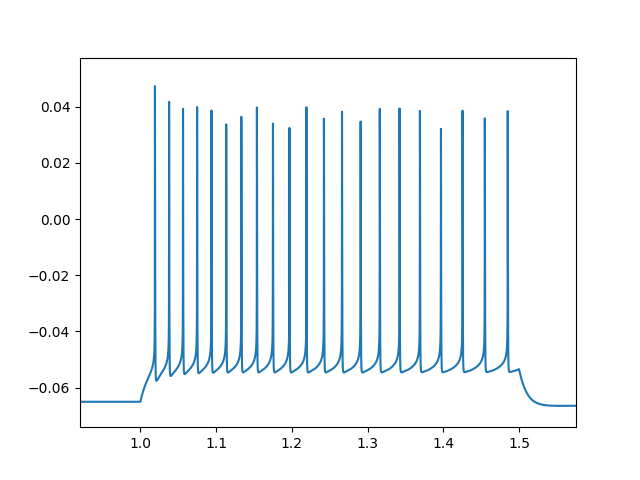

Recreate this plot in Python.
import numpy as np
import matplotlib.pyplot as plt
import MOOSEModel_18 as mm
import moose
import featuresv29_nonallen as fts
import scipy
import pandas as pd
import scipy.interpolate as sciip
from pprint import pprint
from allensdk.ephys.ephys_extractor import EphysSweepFeatureExtractor

Modeltemp = {
    "Parameters": {
        "notes": "",
        "Morphology": {"sm_len": 6.73077545020806e-05, "sm_diam": 6.73077545020806e-05},
        "Passive": {
            "Cm": 1.19e-10,
            "Rm": 609705941.9371204,
            "Em": 0.06022479405782892,
        },
        "Channels": {
            "Na_Chan": {
                "Gbar": 0.00012480475550619003*1.5*0.6,
                "Erev": 0.06,
                "Kinetics": "../../Compilations/Kinetics/Na_Chan_Custom4",
                "KineticVars": {
                    "m_vhalf_inf": -0.0316,
                    "h_vhalf_inf": -0.066,
                    "h_C": 0.01197575-0.01,
                    "s_vhalf_inf": -0.045,
                },
            },
            "K_DR_Chan": {
                "Gbar": 1.0502259538910637e-7*10,
                "Erev": -0.09,
                "Kinetics": "../../Compilations/Kinetics/K_DR_Chan_Custom3",
                "KineticVars": {
                    "n_F": 0.00306,
                    # "n_vhalf_inf": 0.013,
                    # "n_A": 1.26E-02,
                },
            },
            "K_A_Chan": {
                "Gbar": 1.008422244061249e-06,
                "Erev": -0.09,
                "Kinetics": "../../Compilations/Kinetics/K_A_Chan_Custom3",
                "KineticVars": {"n_vhalf_inf": 0.025, "n_slope_inf": 0.017},
            },
            "K_M_Chan": {
                "Gbar": 4.016076778584836e-09*2,
                "Erev": -0.09,
                "Kinetics": "../../Compilations/Kinetics/K_M_Chan_Custom1",
                "KineticVars": {"factor": 3.3e-05},
            },
            "h_Chan": {
                "Gbar": 5.3739087243907273e-11,
                "Erev": -0.04,
                "Kinetics": "../../Compilations/Kinetics/h_Chan_Custom1",
                "KineticVars": {},
            },
            # "Ca_L_Chan": {
            #     "Gbar": 1.0330355973445023e-10,
            #     "Erev": 0.14,
            #     "Kinetics": "../../Compilations/Kinetics/Ca_L_Chan_Custom1",
            # },
            # "K_SK_Chan": {
            #     "Gbar": 2.0605218247275846e-09,
            #     "Erev": -0.09,
            #     "Kinetics": "../../Compilations/Kinetics/K_SK_Chan_Custom4",
            # },
        },
        "Ca_Conc": {
            "Ca_B": 75427936887.46373,
            "Ca_tau": 0.038,
            "Ca_base": 8e-05,
            "Kinetics": "../../Compilations/Kinetics/Ca_Conc_(Common)",
        },
    },
}

# t, V, Ca = mm.runModel(Modeltemp, 150e-12, refreshKin=True)
# ARin, ACin = fts.calcRinCin(Modeltemp, refreshKin=False)
rdes = mm.generateModel(Modeltemp, 150e-12)

# soma = moose.element("/model/elec/soma")
# sf_area = np.pi * soma.length * soma.diameter
# sf_area = np.pi*Modeltemp["Parameters"]["Morphology"]["sm_len"]*Modeltemp["Parameters"]["Morphology"]["sm_diam"]
W_Em = -0.065
W_Ca = 80e-6

I_throughChan_sum = 0
A_Gtot = 0
for chan in moose.wildcardFind("/library/##[CLASS==HHChannel]"):
    if chan.useConcentration == 1:
        Gbar = Modeltemp["Parameters"]["Channels"][chan.name]["Gbar"]
        gateX = moose.element(f"{chan.path}/gateX")
        gateY = moose.element(f"{chan.path}/gateY")
        gateZ = moose.element(f"{chan.path}/gateZ")
        G = Gbar
        if chan.Xpower > 0:
            DIVSX = np.linspace(gateX.min, gateX.max, len(gateX.tableA))
            finterpX = scipy.interpolate.interp1d(DIVSX, gateX.tableA / gateX.tableB)
            gateinfX = finterpX(W_Ca)
            G = G * gateinfX ** chan.Xpower
        if chan.Ypower > 0:
            DIVSY = np.linspace(gateY.min, gateY.max, len(gateY.tableA))
            finterpY = scipy.interpolate.interp1d(DIVSY, gateY.tableA / gateY.tableB)
            gateinfY = finterpY(W_Ca)
            G = G * gateinfY ** chan.Ypower
        if chan.Zpower > 0:
            DIVSZ = np.linspace(gateZ.min, gateZ.max, len(gateZ.tableA))
            finterpZ = scipy.interpolate.interp1d(DIVSZ, gateZ.tableA / gateZ.tableB)
            gateinfZ = finterpZ(W_Ca)
            G = G * gateinfZ ** chan.Zpower
        I_throughChan = G * (
            W_Em - Modeltemp["Parameters"]["Channels"][chan.name]["Erev"]
        )
        I_throughChan_sum = I_throughChan_sum + I_throughChan
        A_Gtot = A_Gtot + G
    else:
        Gbar = Modeltemp["Parameters"]["Channels"][chan.name]["Gbar"]
        gateX = moose.element(f"{chan.path}/gateX")
        gateY = moose.element(f"{chan.path}/gateY")
        gateZ = moose.element(f"{chan.path}/gateZ")
        G = Gbar
        if chan.Xpower > 0:
            DIVSX = np.linspace(gateX.min, gateX.max, len(gateX.tableA))
            finterpX = scipy.interpolate.interp1d(DIVSX, gateX.tableA / gateX.tableB)
            gateinfX = finterpX(W_Em)
            G = G * gateinfX ** chan.Xpower
        if chan.Ypower > 0:
            DIVSY = np.linspace(gateY.min, gateY.max, len(gateY.tableA))
            finterpY = scipy.interpolate.interp1d(DIVSY, gateY.tableA / gateY.tableB)
            gateinfY = finterpY(W_Em)
            G = G * gateinfY ** chan.Ypower
        if chan.Zpower > 0:
            DIVSZ = np.linspace(gateZ.min, gateZ.max, len(gateZ.tableA))
            finterpZ = scipy.interpolate.interp1d(DIVSZ, gateZ.tableA / gateZ.tableB)
            gateinfZ = finterpZ(W_Em)
            G = G * gateinfZ ** chan.Zpower
        I_throughChan = G * (
            W_Em - Modeltemp["Parameters"]["Channels"][chan.name]["Erev"]
        )
        I_throughChan_sum = I_throughChan_sum + I_throughChan
        A_Gtot = A_Gtot + G
    print(chan, G)

Gin_ = 1e-8 - A_Gtot
if Gin_ <= 0:
    raise SomeError("G leak cannot be -ve")

Modeltemp["Parameters"]["Passive"]["Rm"] = 1 / Gin_
Modeltemp["Parameters"]["Passive"]["Em"] = (I_throughChan_sum + Gin_ * W_Em) / Gin_

print(f'{Modeltemp["Parameters"]["Passive"] = }')

ARin, ACin = fts.calcRinCin(Modeltemp, refreshKin=False)
# Rin_calculate = 1 / A_Gtot
# print(f"{Rin_calculate = }")
print(ARin, ACin)

t150, V150, Ca150 = mm.runModel(Modeltemp, 150e-12, refreshKin=False)
plt.plot(t150, V150)
# t, V, Ca = mm.runModel(Modeltemp, 300e-12, refreshKin=False)
# plt.plot(t, V)
# t, V, Ca = mm.runModel(Modeltemp, 0, refreshKin=False)
# plt.plot(t, V)
plt.show()

# # Importing the means and std
# features_ess_WT = pd.read_csv("features_ess_WT_v3.csv", sep="\t", index_col=0)
# meanfeaturesWT = features_ess_WT.mean()
# stdfeaturesWT = features_ess_WT.std()
# minfeaturesWT = features_ess_WT.min()
# maxfeaturesWT = features_ess_WT.max()

# features_ess_KO = pd.read_csv("features_ess_KO_v3.csv", sep="\t", index_col=0)
# meanfeaturesKO = features_ess_KO.mean()
# stdfeaturesKO = features_ess_KO.std()
# minfeaturesKO = features_ess_KO.min()
# maxfeaturesKO = features_ess_KO.max()

# Features = fts.modelfeatures(Modeltemp, refreshKin=False)
# ScoreKO = fts.modelscore(
#     Modeltemp,
#     meanfeaturesKO,
#     stdfeaturesKO,
#     minfeature=minfeaturesKO,
#     maxfeature=maxfeaturesKO,
#     modelfeature=Features,
#     apa=False,
#     refreshKin=False,
# )

# pprint(Features)
# pprint(ScoreKO)

tt = t150
vv = V150
ii = np.zeros(len(tt))
ii[(tt >= 1) & (tt <= 1.5)] = 150e-12
sweep_ext = EphysSweepFeatureExtractor(
    t=tt, v=vv * 1e3, i=ii * 1e12, filter=len(tt) / tt[-1] / 2500
)
sweep_ext.process_spikes()
p1 = sweep_ext.spike_feature('peak_index')[0]
f2 = sciip.interp1d(vv[p1-10:p1+1], tt[p1-10:p1+1])
f3 = sciip.interp1d(vv[p1:p1+30+1], tt[p1:p1+30+1])
AP1_width = f3(0) - f2(0)
print(f'{AP1_width = }')
